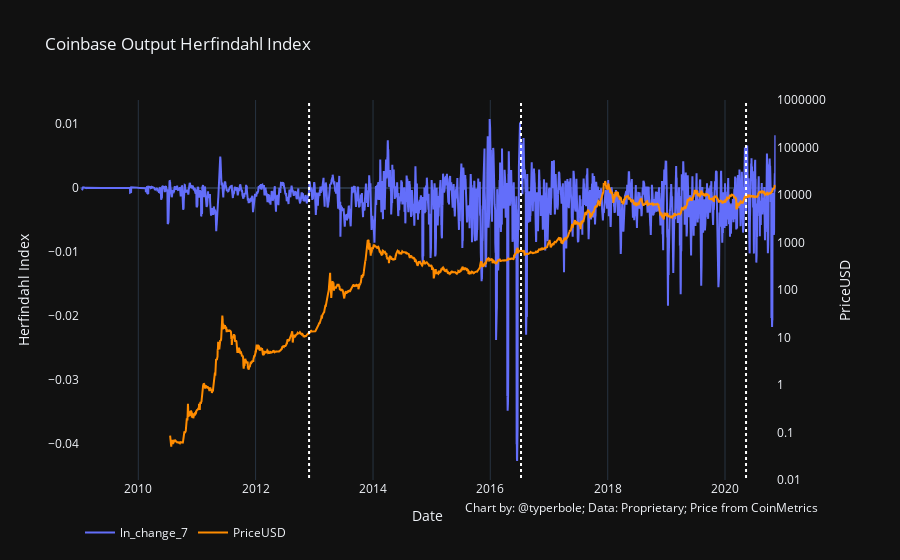

Notebook code cell kept with this figure:
### Code cell
chart_utils.two_axis_chart(
    cohi_day, x_series='date', 
    y1_series='ln_change_7',
#     y1_series_axis_type='log',
    y2_series='PriceUSD',
    y2_series_axis_type='log', y2_series_axis_range=[-2, 6],
    x_axis_title='Date',
    y1_series_title='Herfindahl Index',
#     y1_series_axis_format='{:.2f}',
    title='Coinbase Output Herfindahl Index',
    data_source="Proprietary; Price from CoinMetrics",
    halving_lines=True
)

### Figure 1 — Plotly figure (JSON) as saved in the notebook; plotly's stock layout.template omitted (floating-point values rounded to 4 significant figures; data arrays with more than 128 entries replaced by an {"elided": "..."} marker saying what was removed)
{"data": [{"name": "ln_change_7", "type": "scatter", "x": {"elided": "4326 str values"}, "xaxis": "x", "y": {"elided": "4326 float values"}, "yaxis": "y"}, {"line": {"color": "darkorange"}, "name": "PriceUSD", "type": "scatter", "x": {"elided": "4326 str values"}, "xaxis": "x", "y": {"elided": "4326 float values"}, "yaxis": "y2"}, {"line": {"color": "white", "dash": "dot", "width": 2}, "mode": "lines", "showlegend": false, "type": "scatter", "x": ["2012-11-29", "2012-11-29"], "xaxis": "x", "y": [0, 1000000], "yaxis": "y2"}, {"line": {"color": "white", "dash": "dot", "width": 2}, "mode": "lines", "showlegend": false, "type": "scatter", "x": ["2016-07-10", "2016-07-10"], "xaxis": "x", "y": [0, 1000000], "yaxis": "y2"}, {"line": {"color": "white", "dash": "dot", "width": 2}, "mode": "lines", "showlegend": false, "type": "scatter", "x": ["2020-05-11", "2020-05-11"], "xaxis": "x", "y": [0, 1000000], "yaxis": "y2"}], "layout": {"annotations": [{"showarrow": false, "text": "Chart by: @typerbole; Data: Proprietary; Price from CoinMetrics", "x": 1, "xanchor": "right", "xref": "paper", "xshift": 0, "y": -0.1, "yanchor": "auto", "yref": "paper", "yshift": 0}], "legend": {"orientation": "h"}, "showlegend": true, "title": {"text": "Coinbase Output Herfindahl Index"}, "xaxis": {"anchor": "y", "domain": [0, 0.94], "title": {"text": "Date"}}, "yaxis": {"anchor": "x", "domain": [0, 1], "showgrid": false, "title": {"text": "Herfindahl Index"}, "type": "linear"}, "yaxis2": {"anchor": "x", "overlaying": "y", "range": [-2, 6], "showgrid": false, "side": "right", "tickformat": "${n},", "title": {"text": "PriceUSD"}, "type": "log"}}}
